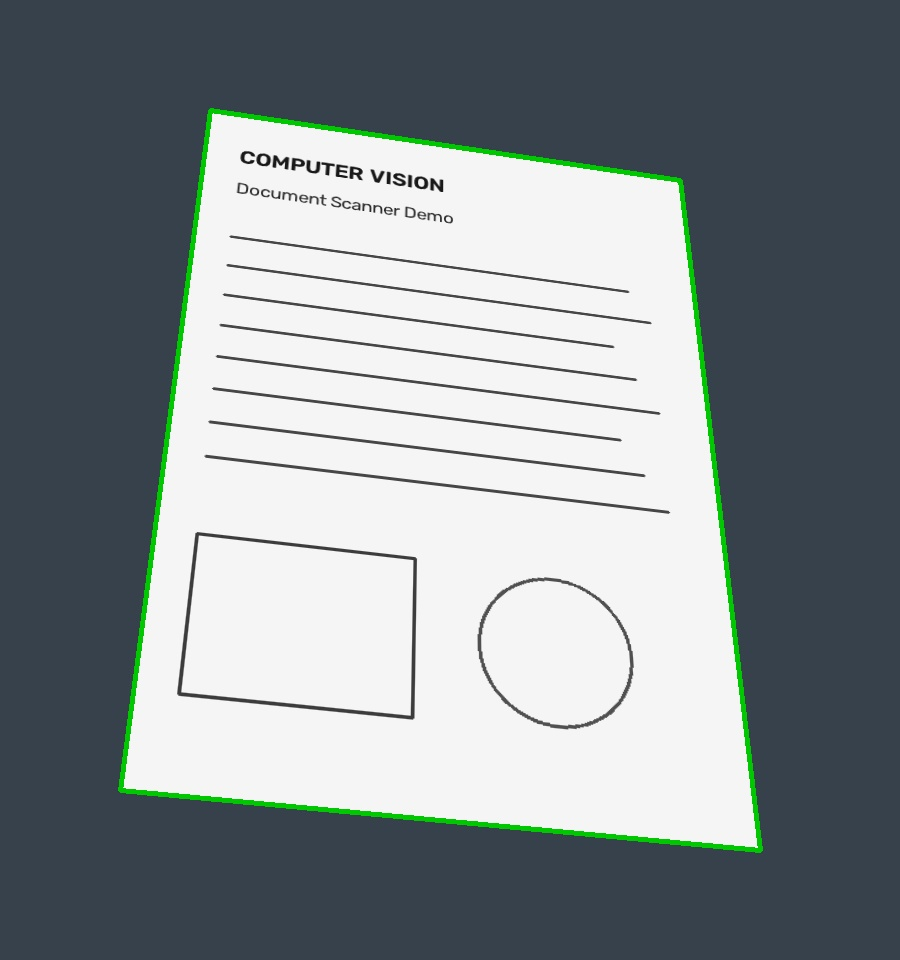
#> input picture examples/result/detected.jpg, 900 x 960 px
$ python scanner.py examples/result/detected.jpg
#> lines starting #> are read from the running program, lines starting #| are printed output that depends on the picture; after the words box and inside, x2 and y2 are one past the last pixel; in counts of white or black regions, pixels touching at a corner belong together
"""Classical computer vision document scanner; no trained model required."""
import argparse
import json
from pathlib import Path

import cv2
import numpy as np


def order_corners(points):
    """Return convex quadrilateral corners in TL, TR, BR, BL order."""
    points = np.asarray(points, dtype=np.float32).reshape(4, 2)
    if not np.isfinite(points).all():
        raise ValueError("Corners must be finite")
    hull = cv2.convexHull(points).reshape(-1, 2)
    if len(hull) != 4 or cv2.contourArea(hull) < 1:
        raise ValueError("Four distinct convex corners are required")
    # Angle ordering avoids duplicate assignments on diamond-shaped documents.
    angles = np.arctan2(points[:, 1] - points[:, 1].mean(),
                        points[:, 0] - points[:, 0].mean())
    ordered = points[np.argsort(angles)]
    return np.roll(ordered, -np.argmin(ordered.sum(axis=1)), axis=0)


def detect_document(image, min_area_ratio=0.15):
    if image is None or image.ndim != 3 or image.shape[2] != 3:
        raise ValueError("Expected a BGR color image")
    scale = min(1.0, 1000 / max(image.shape[:2]))
    small = cv2.resize(image, None, fx=scale, fy=scale)
    gray = cv2.cvtColor(small, cv2.COLOR_BGR2GRAY)
    blurred = cv2.GaussianBlur(gray, (5, 5), 0)
    edges = cv2.Canny(blurred, 50, 150)
    edges = cv2.morphologyEx(edges, cv2.MORPH_CLOSE, np.ones((5, 5), np.uint8))
    contours, _ = cv2.findContours(edges, cv2.RETR_LIST, cv2.CHAIN_APPROX_SIMPLE)
    area = small.shape[0] * small.shape[1]
    for contour in sorted(contours, key=cv2.contourArea, reverse=True):
        if cv2.contourArea(contour) < min_area_ratio * area:
            break
        polygon = cv2.approxPolyDP(contour, 0.02 * cv2.arcLength(contour, True), True)
        if len(polygon) == 4 and cv2.isContourConvex(polygon):
            return order_corners(polygon / scale), edges
    raise ValueError("No document found. Use a contrasting background or --corners.")


def rectify(image, corners):
    tl, tr, br, bl = order_corners(corners)
    width = round(max(np.linalg.norm(tr - tl), np.linalg.norm(br - bl)))
    height = round(max(np.linalg.norm(bl - tl), np.linalg.norm(br - tr)))
    if min(width, height) < 16:
        raise ValueError("Document is too small")
    if max(width, height) > 10000:
        raise ValueError("Document exceeds 10000 pixel limit")
    target = np.float32([[0, 0], [width - 1, 0],
                         [width - 1, height - 1], [0, height - 1]])
    matrix = cv2.getPerspectiveTransform(np.float32([tl, tr, br, bl]), target)
    return cv2.warpPerspective(image, matrix, (width, height))


def enhance(image):
    gray = cv2.cvtColor(image, cv2.COLOR_BGR2GRAY)
    return cv2.adaptiveThreshold(gray, 255, cv2.ADAPTIVE_THRESH_GAUSSIAN_C,
                                 cv2.THRESH_BINARY, 21, 10)


def read_image(path):
    # imdecode supports Chinese paths on Windows.
    image = cv2.imdecode(np.fromfile(path, dtype=np.uint8), cv2.IMREAD_COLOR)
    if image is None:
        raise ValueError(f"Cannot decode image: {path}")
    return image


def write_image(path, image):
    path = Path(path)
    path.parent.mkdir(parents=True, exist_ok=True)
    ok, encoded = cv2.imencode(path.suffix, image)
    if not ok:
        raise ValueError(f"Cannot encode image: {path}")
    encoded.tofile(path)


def main():
    parser = argparse.ArgumentParser(description=__doc__)
    parser.add_argument("image", type=Path)
    parser.add_argument("--output", type=Path, default=Path("outputs"))
    parser.add_argument("--corners", type=float, nargs=8, metavar="XY",
                        help="Four corner coordinates x1 y1 ... x4 y4")
    args = parser.parse_args()
    try:
        image = read_image(args.image)
#> in read_image, image is the input picture: shape (960, 900, 3); mean B, G, R 143.3, 140.5, 132.1
        if args.corners:
            corners = order_corners(args.corners)
            edges = None
        else:
            corners, edges = detect_document(image)
#> in detect_document, `gray = cv2.cvtColor(small, cv2.COLOR_BGR2GRAY)`:
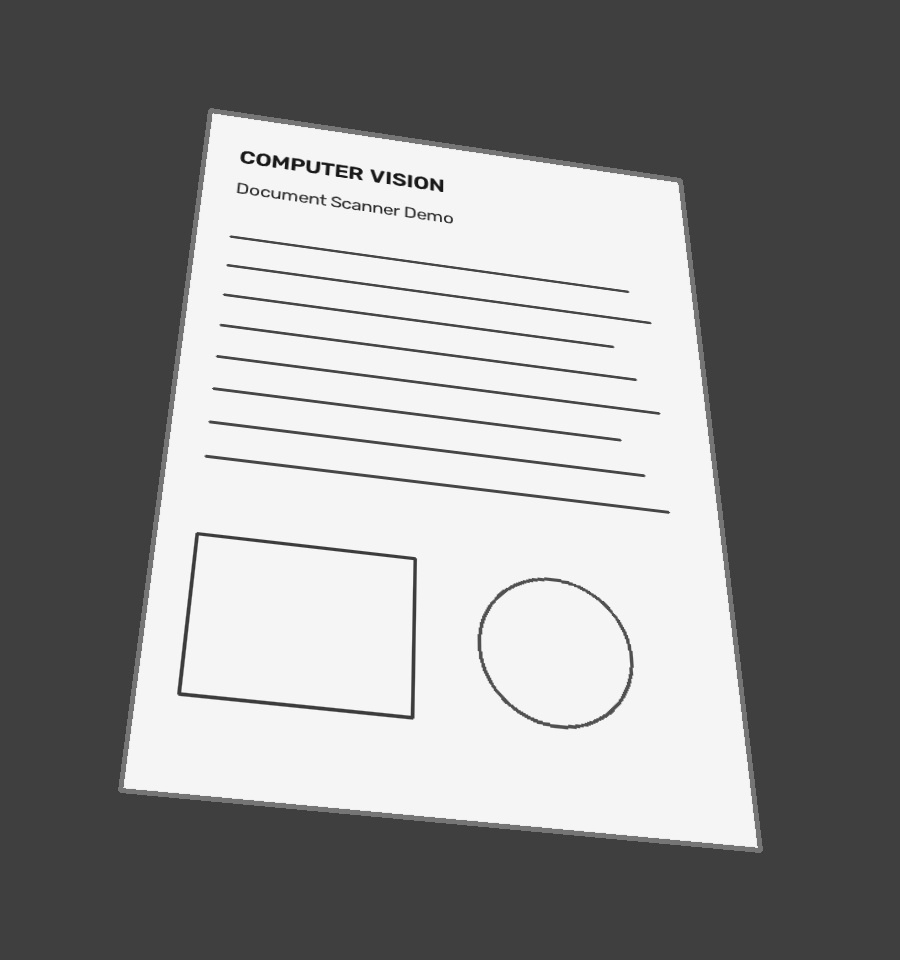
#> gray: shape (960, 900); min 19, max 253, mean 138.2
#> in detect_document, `edges = cv2.Canny(blurred, 50, 150)`:
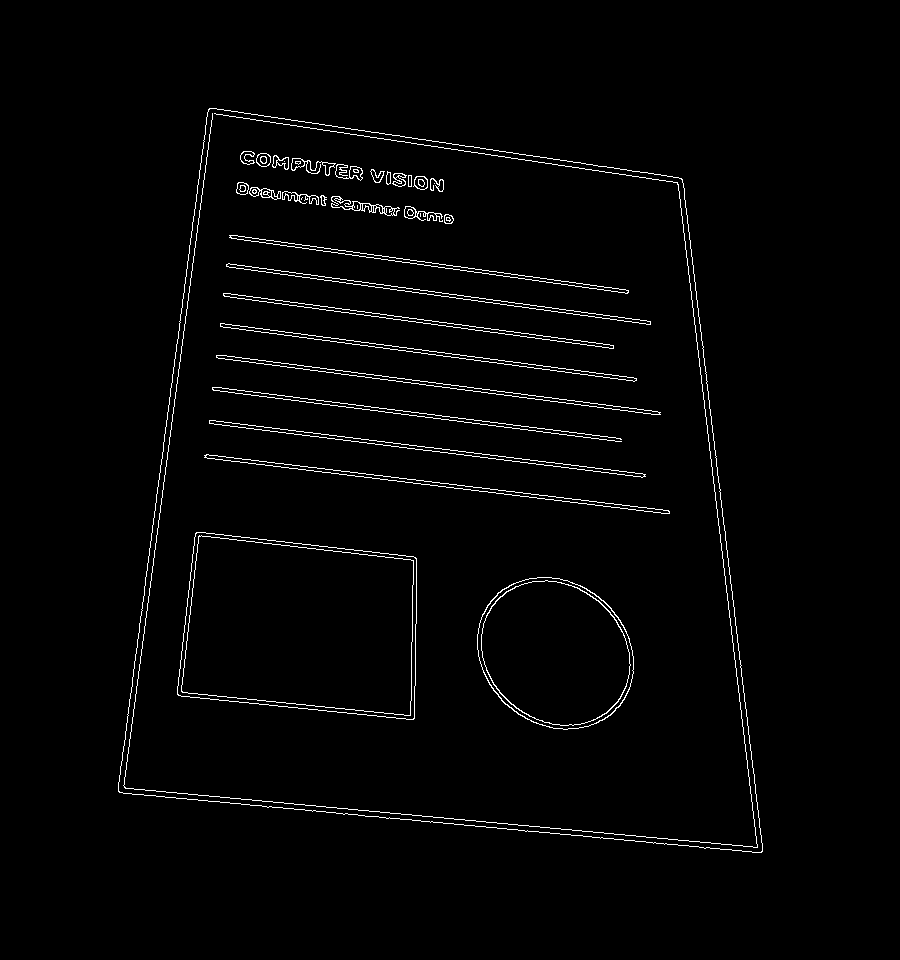
#> edges: shape (960, 900); 1.9% white in thin lines or dots, all inside (x1, y1, x2, y2) = (118, 108, 763, 853)
#> in detect_document, `edges = cv2.morphologyEx(edges, cv2.MORPH_CLOSE, np.ones((5, 5), np.ui..`:
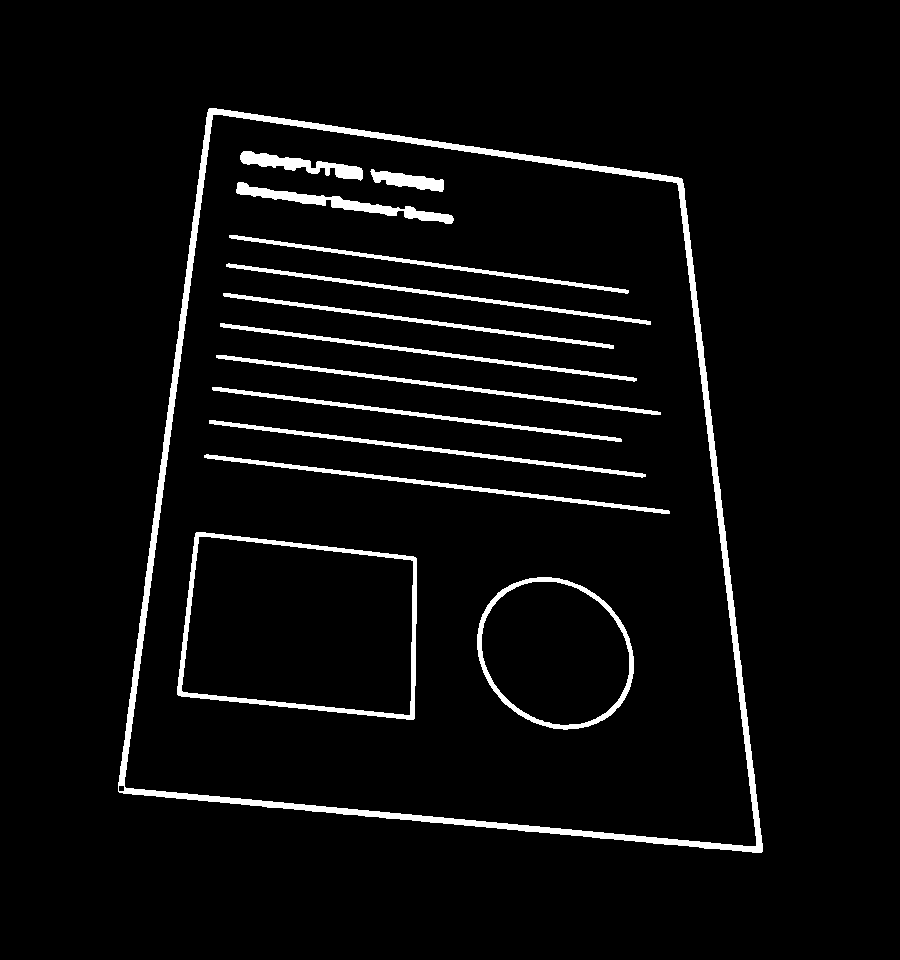
#> edges: shape (960, 900); 4.6% white; 14 white regions
#> in detect_document, `contours, _ = cv2.findContours(edges, cv2.RETR_LIST, cv2.CHAIN_APPROX_..`: contours = 18 contours; largest, box (x1, y1, x2, y2) and area: (118, 108, 763, 853) 380939, (124, 114, 757, 847) 368222, (177, 532, 417, 720) 37718, (181, 536, 414, 716) 34897, (477, 577, 634, 730) 18399
#> the loop in detect_document, `for contour in sorted(contours, key=cv2.contourArea, reverse=True):` made 1 pass
#> (points in order_corners, hull in order_corners, angles in order_corners, ordered in order_corners) on pass 1: ([[209, 108], [118, 791], [761, 852], [682, 179]], [[682, 179], [761, 852], [118, 791], [209, 108]], [-2.13, 2.38, 0.859, -0.903], [[209, 108], [682, 179], [761, 852], [118, 791]])
#> corners = [[209, 108], [682, 179], [761, 852], [118, 791]]
        h, w = image.shape[:2]
#> h = 960; w = 900
        if (corners < 0).any() or (corners[:, 0] >= w).any() or (corners[:, 1] >= h).any():
            raise ValueError("Corners must lie inside the image")
        warped = rectify(image, corners)
#> in rectify, `tl, tr, br, bl = order_corners(corners)`: tl = [209, 108]; tr = [682, 179]; br = [761, 852]; bl = [118, 791]
#> in rectify, `width = round(max(np.linalg.norm(tr - tl), np.linalg.norm(br - bl)))`: width = 646
#> in rectify, `height = round(max(np.linalg.norm(bl - tl), np.linalg.norm(br - tr)))`: height = 689
#> in rectify, `target = np.float32([[0, 0], [width - 1, 0], [width - 1, height - 1], ..`: target = [[0, 0], [645, 0], [645, 688], [0, 688]]
#> in rectify, `matrix = cv2.getPerspectiveTransform(np.float32([tl, tr, br, bl]), tar..`: matrix = [[1.32, 0.175, -294.1], [-0.208, 1.38, -106], [-0.000161, 0.000531, 1]]
#> in rectify, `return cv2.warpPerspective(image, matrix, (width, height))`:
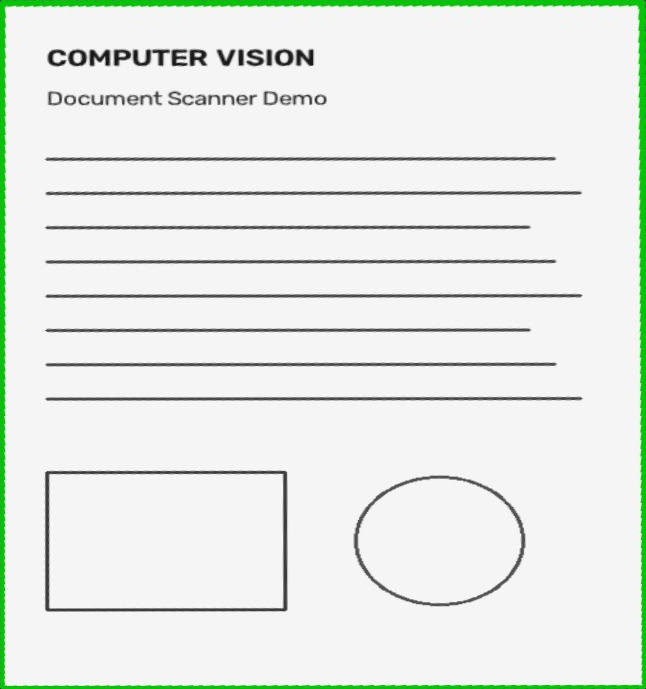
#> returned value: shape (689, 646, 3); mean of channels 0, 1, 2 229.9, 235.5, 229.9; drawn as B, G, R
        overlay = image.copy()
        cv2.polylines(overlay, [corners.astype(np.int32)], True, (0, 200, 0), 3)
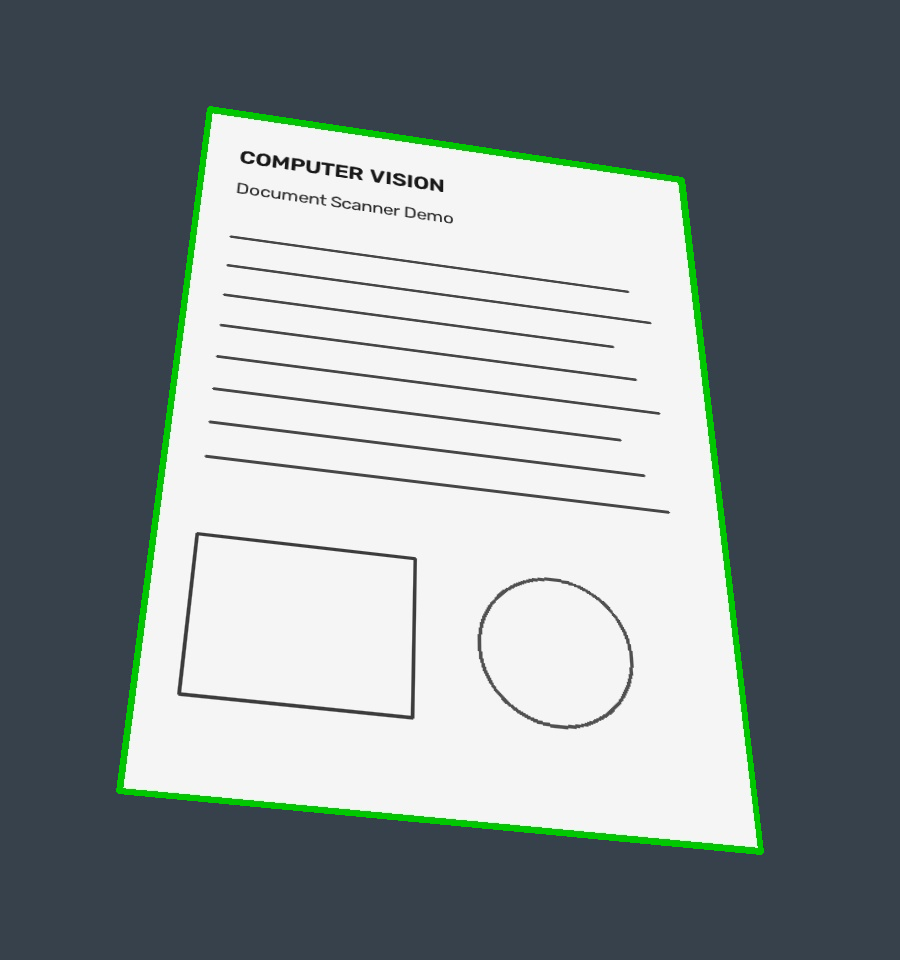
#> overlay: shape (960, 900, 3); 1.38% of pixels changed, all inside (x1, y1, x2, y2) = (116, 106, 764, 855)
        for name, result in [("detected.jpg", overlay), ("rectified.jpg", warped),
                             ("scan.png", enhance(warped)), ("edges.png", edges)]:
#> in enhance, `gray = cv2.cvtColor(image, cv2.COLOR_BGR2GRAY)`:
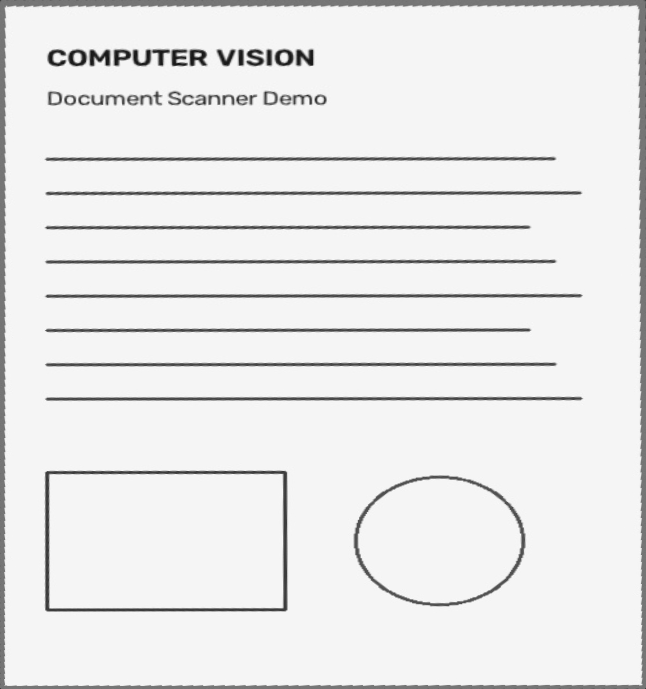
#> gray: shape (689, 646); min 21, max 252, mean 233.2
            if result is not None:
                write_image(args.output / name, result)
#> this loop made 4 passes
        args.output.mkdir(parents=True, exist_ok=True)
        (args.output / "metadata.json").write_text(json.dumps({
            "corners": corners.tolist(), "width": warped.shape[1],
            "height": warped.shape[0], "mode": "manual" if args.corners else "automatic"
        }, indent=2), encoding="utf-8")
        print(f"Saved scan to {args.output.resolve()}")
    except (ValueError, OSError, cv2.error) as error:
        parser.exit(1, f"Error: {error}\n")


if __name__ == "__main__":
    main()
